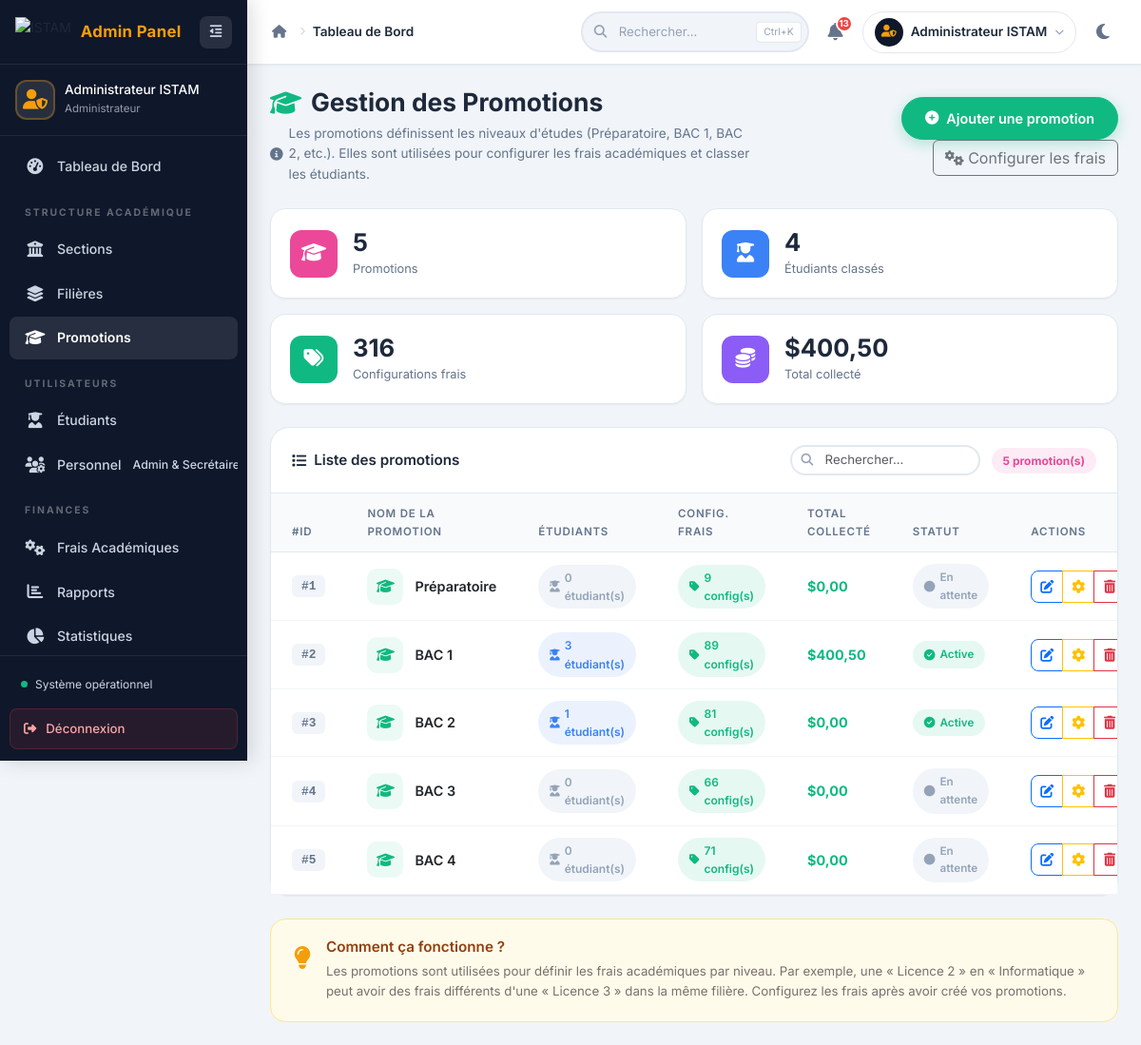
Page /admin/gestion_promotions.php (signed in) on the committed database.
### tables this page shows
CREATE TABLE IF NOT EXISTS `promotions` (
  `id_promotion` int(11) NOT NULL AUTO_INCREMENT,
  `nom_promotion` varchar(50) NOT NULL,
  PRIMARY KEY (`id_promotion`),
  UNIQUE KEY `nom_promotion` (`nom_promotion`)
);

### admin/gestion_promotions.php (the view, shortened to what this page needs)
<?php
$db = Database::getInstance();
$stmt = $db->query("
    SELECT p.*,
           COUNT(DISTINCT e.id_etudiant) as nb_etudiants,
           COUNT(DISTINCT fr.id_frais) as nb_frais_config,
           COALESCE(SUM(pa.montant_paye), 0) as total_paye
    FROM promotions p
    LEFT JOIN etudiants e ON p.id_promotion = e.id_promotion
    LEFT JOIN frais fr ON p.id_promotion = fr.id_promotion
    LEFT JOIN paiements pa ON e.id_etudiant = pa.id_etudiant AND pa.statut = 'succes'
    GROUP BY p.id_promotion
    ORDER BY p.id_promotion
");
$promotions = $stmt->fetchAll();
$total_promotions = count($promotions);
$total_etudiants_promo = array_sum(array_column($promotions, 'nb_etudiants'));
$total_frais_config = array_sum(array_column($promotions, 'nb_frais_config'));
$total_montant_promo = array_sum(array_column($promotions, 'total_paye'));
?>
<!DOCTYPE html>
<html lang="fr">
<head>
    <link href="https://cdn.jsdelivr.net/npm/bootstrap@5.3.0/dist/css/bootstrap.min.css" rel="stylesheet">
    <link href="https://cdnjs.cloudflare.com/ajax/libs/font-awesome/6.4.0/css/all.min.css" rel="stylesheet">
    <link rel="stylesheet" href="../assets/css/admin/dashboard_admin.css">
    <link rel="stylesheet" href="../assets/css/admin/gestion_promotions.css">
</head>
<body>
    <div class="admin-layout">
        <?php include 'includes/sidebar_admin.php'; ?>
        <div class="main-content">
            <?php
            include 'includes/navbar_admin.php';
            ?>
            <main class="dashboard-content">
                <div class="page-header">
                    <div class="row align-items-center">
                        <div class="col-lg-7">
                            <h1 class="page-title">
                                <i class="fas fa-graduation-cap"></i> Gestion des Promotions
                            </h1>
                            <p class="page-subtitle">
                                <i class="fas fa-info-circle"></i>
                                Les promotions définissent les niveaux d'études (Préparatoire, BAC 1, BAC 2, etc.).
                                Elles sont utilisées pour configurer les frais académiques et classer les étudiants.
                            </p>
                        </div>
                        <div class="col-lg-5 text-lg-end mt-3 mt-lg-0">
                            <button class="btn btn-primary btn-ajouter" onclick="ouvrirModalAjouter()">
                                <i class="fas fa-plus-circle"></i> Ajouter une promotion
                            </button>
                            <a href="configuration_frais.php" class="btn btn-outline-secondary ms-2">
                                <i class="fas fa-cogs"></i> Configurer les frais
                            </a>
                        </div>
                    </div>
                </div>
                <div class="stats-mini-row">
                    <div class="stat-mini-card">
                        <div class="stat-mini-icon bg-pink">
                            <i class="fas fa-graduation-cap"></i>
                        </div>
                        <div class="stat-mini-info">
                            <h4><?= $total_promotions ?></h4>
                            <p>Promotions</p>
                        </div>
                    </div>
                    <div class="stat-mini-card">
                        <div class="stat-mini-icon bg-blue">
                            <i class="fas fa-user-graduate"></i>
                        </div>
                        <div class="stat-mini-info">
                            <h4><?= $total_etudiants_promo ?></h4>
                            <p>Étudiants classés</p>
                        </div>
                    </div>
                    <div class="stat-mini-card">
                        <div class="stat-mini-icon bg-green">
                            <i class="fas fa-tags"></i>
                        </div>
                        <div class="stat-mini-info">
                            <h4><?= $total_frais_config ?></h4>
                            <p>Configurations frais</p>
                        </div>
                    </div>
                    <div class="stat-mini-card">
                        <div class="stat-mini-icon bg-purple">
                            <i class="fas fa-coins"></i>
                        </div>
                        <div class="stat-mini-info">
                            <h4>$<?= number_format($total_montant_promo, 2, ',', ' ') ?></h4>
                            <p>Total collecté</p>
                        </div>
                    </div>
                </div>
                <div class="table-card">
                    <div class="table-card-header">
                        <h3><i class="fas fa-list"></i> Liste des promotions</h3>
                        <div class="table-actions">
                            <div class="search-table">
                                <i class="fas fa-search"></i>
                                <input type="text" id="searchTable" placeholder="Rechercher..." class="form-control form-control-sm">
                            </div>
                            <span class="badge-count badge-pink"><?= $total_promotions ?> promotion(s)</span>
                        </div>
                    </div>
                    <div class="table-responsive">
                        <table class="table admin-table" id="tablePromotions">
                            <thead>
                                <tr>
                                    <th width="80">#ID</th>
                                    <th>Nom de la promotion</th>
                                    <th width="120">Étudiants</th>
                                    <th width="130">Config. Frais</th>
                                    <th width="150">Total collecté</th>
                                    <th width="120">Statut</th>
                                    <th width="180">Actions</th>
                                </tr>
                            </thead>
                            <tbody>
                                <?php if (empty($promotions)): ?>
                                    <tr>
                                        <td colspan="7">
                                            <div class="empty-state py-5">
                                                <i class="fas fa-graduation-cap fa-3x"></i>
                                                <h4 class="mt-3">Aucune promotion enregistrée</h4>
                                                <p class="text-muted">
                                                    Commencez par ajouter les promotions (BAC 1, BAC 2, etc.).
                                                </p>
                                                <button class="btn btn-primary" onclick="ouvrirModalAjouter()">
                                                    <i class="fas fa-plus-circle"></i> Ajouter une promotion
                                                </button>
                                            </div>
                                        </td>
                                    </tr>
                                <?php else: ?>
                                    <?php foreach ($promotions as $promo): ?>
                                        <tr>
                                            <td><span class="id-badge">#<?= $promo['id_promotion'] ?></span></td>
                                            <td>
                                                <div class="promo-info">
                                                    <div class="promo-icon-small">
                                                        <i class="fas fa-graduation-cap"></i>
                                                    </div>
                                                    <strong class="promo-nom"><?= htmlspecialchars($promo['nom_promotion']) ?></strong>
                                                </div>
                                            </td>
                                            <td>
                                                <span class="count-badge <?= $promo['nb_etudiants'] > 0 ? 'badge-blue' : 'badge-gray' ?>">
                                                    <i class="fas fa-user-graduate"></i>
                                                    <?= $promo['nb_etudiants'] ?> étudiant(s)
                                                </span>
                                            </td>
                                            <td>
                                                <span class="count-badge <?= $promo['nb_frais_config'] > 0 ? 'badge-green' : 'badge-gray' ?>">
                                                    <i class="fas fa-tag"></i>
                                                    <?= $promo['nb_frais_config'] ?> config(s)
                                                </span>
                                            </td>
                                            <td>
                                                <strong class="montant-collecte">
                                                    $<?= number_format($promo['total_paye'], 2, ',', ' ') ?>
                                                </strong>
                                            </td>
                                            <td>
                                                <?php if ($promo['nb_etudiants'] > 0): ?>
                                                    <span class="status-pill pill-success">
                                                        <i class="fas fa-check-circle"></i> Active
                                                    </span>
                                                <?php else: ?>
                                                    <span class="status-pill pill-gray">
                                                        <i class="fas fa-circle"></i> En attente
                                                    </span>
                                                <?php endif; ?>
                                            </td>
                                            <td>
                                                <div class="btn-group btn-group-sm">
                                                    <button class="btn btn-outline-primary btn-action"
                                                            onclick="ouvrirModalModifier(
                                                                <?= $promo['id_promotion'] ?>,
                                                                '<?= htmlspecialchars(addslashes($promo['nom_promotion'])) ?>'
                                                            )"
                                                            title="Modifier">
                                                        <i class="fas fa-edit"></i>
                                                    </button>
                                                    <a href="configuration_frais.php?promotion=<?= $promo['id_promotion'] ?>"
                                                       class="btn btn-outline-warning btn-action"
                                                       title="Configurer les frais">
                                                        <i class="fas fa-cog"></i>
                                                    </a>
                                                    <button class="btn btn-outline-danger btn-action"
                                                            onclick="confirmerSuppression(
                                                                <?= $promo['id_promotion'] ?>,
                                                                '<?= htmlspecialchars(addslashes($promo['nom_promotion'])) ?>',
                                                                <?= $promo['nb_etudiants'] ?>,
                                                                <?= $promo['nb_frais_config'] ?>
                                                            )"
                                                            title="Supprimer">
                                                        <i class="fas fa-trash-alt"></i>
                                                    </button>
                                                </div>
                                            </td>
                                        </tr>
                                    <?php endforeach; ?>
                                <?php endif; ?>
                            </tbody>
                        </table>
                    </div>
                </div>
                <div class="info-supplementaire">
                    <div class="info-card-petite">
                        <div class="info-card-icon">
                            <i class="fas fa-lightbulb text-warning"></i>
                        </div>
                        <div class="info-card-text">
                            <h5>Comment ça fonctionne ?</h5>
                            <p>Les promotions sont utilisées pour définir les frais académiques par niveau.
                               Par exemple, une « Licence 2 » en « Informatique » peut avoir des frais différents
                               d'une « Licence 3 » dans la même filière. Configurez les frais après avoir créé vos promotions.</p>
                        </div>
                    </div>
                </div>
            </main>
        </div>
    </div>
</body>
</html>

### assets/css/admin/dashboard_admin.css (style rules this page uses)
:root { --sidebar-width: 260px; --sidebar-collapsed: 80px; --navbar-height: 68px; --bg-body: #f1f5f9; --bg-card: #ffffff; --bg-navbar: #ffffff; --bg-sidebar: #0f172a; --bg-sidebar-hover: rgba(255,255,255,0.06); --bg-sidebar-active: rgba(255,255,255,0.1); --text-primary: #1e293b; --text-secondary: #64748b; --text-sidebar: #cbd5e1; --text-sidebar-active: #ffffff; --border-color: #e2e8f0; --border-sidebar: rgba(255,255,255,0.08); --accent: #3b82f6; --accent-light: rgba(59,130,246,0.1); --accent-gold: #f59e0b; --success: #10b981; --warning: #f59e0b; --danger: #ef4444; --info: #3b82f6; --purple: #8b5cf6; --shadow-sm: 0 1px 2px rgba(0,0,0,0.05); --shadow: 0 4px 6px -1px rgba(0,0,0,0.05), 0 2px 4px -2px rgba(0,0,0,0.05); --shadow-md: 0 10px 15px -3px rgba(0,0,0,0.08), 0 4px 6px -4px rgba(0,0,0,0.05); --shadow-lg: 0 20px 25px -5px rgba(0,0,0,0.1), 0 8px 10px -6px rgba(0,0,0,0.05); --radius-sm: 8px; --radius: 12px; --radius-lg: 16px; --radius-xl: 20px; --transition: all 0.25s cubic-bezier(0.4,0,0.2,1); --transition-slow: all 0.35s cubic-bezier(0.4,0,0.2,1); }
*, *::before, *::after { margin: 0; padding: 0; box-sizing: border-box; }
body { font-family: 'Inter', 'Poppins', sans-serif; font-size: 14px; color: var(--text-primary); background: var(--bg-body); line-height: 1.6; overflow-x: hidden; -webkit-font-smoothing: antialiased; }
a { text-decoration: none; color: inherit; }
button { cursor: pointer; font-family: inherit; }
.admin-layout { display: flex; min-height: 100vh; }
.main-content { flex: 1; margin-left: var(--sidebar-width); transition: var(--transition-slow); min-width: 0; }
.dashboard-content { padding: 24px; }
.bg-green { background: var(--success); }
.badge-count { padding: 4px 12px; border-radius: 50px; font-size: 0.75rem; font-weight: 700; }
.table-card { background: var(--bg-card); border-radius: var(--radius-xl); box-shadow: var(--shadow-sm); border: 1px solid var(--border-color); }
.table-card-header { display: flex; justify-content: space-between; align-items: center; padding: 18px 22px; border-bottom: 1px solid var(--border-color); }
.table-card-header h3 { font-size: 0.95rem; font-weight: 600; margin: 0; display: flex; align-items: center; gap: 8px; }
.admin-table { width: 100%; margin: 0; border-collapse: collapse; }
.admin-table th { font-weight: 600; font-size: 0.72rem; text-transform: uppercase; letter-spacing: 0.8px; color: var(--text-secondary); padding: 12px 22px; background: #f8fafc; border-bottom: 1px solid var(--border-color); }
.admin-table td { padding: 12px 22px; font-size: 0.83rem; border-bottom: 1px solid #f1f5f9; vertical-align: middle; }
.status-pill { padding: 4px 12px; border-radius: 50px; font-size: 0.7rem; font-weight: 600; display: inline-block; }
.pill-success { background: rgba(16,185,129,0.1); color: var(--success); }
.text-warning { color: var(--warning) !important; }

### rows in the picture
promotions: id_promotion "1", nom_promotion "Préparatoire", nb_etudiants "0", nb_frais_config "9", total_paye "0,00", shows "En attente"
promotions: id_promotion "2", nom_promotion "BAC 1", nb_etudiants "3", nb_frais_config "89", total_paye "400,50", shows "Active"
promotions: id_promotion "3", nom_promotion "BAC 2", nb_etudiants "1", nb_frais_config "81", total_paye "0,00", shows "Active"
promotions: id_promotion "4", nom_promotion "BAC 3", nb_etudiants "0", nb_frais_config "66", total_paye "0,00", shows "En attente"
promotions: id_promotion "5", nom_promotion "BAC 4", nb_etudiants "0", nb_frais_config "71", total_paye "0,00", shows "En attente"

### other values in the picture
$admin_nom_side "Administrateur ISTAM"
$titre_page "Tableau de Bord"
$notif_count "13"
$admin_nom_nav "Administrateur ISTAM"
$total_promotions "5"
$total_etudiants_promo "4"
$total_frais_config "316"
$total_montant_promo "400,50"
